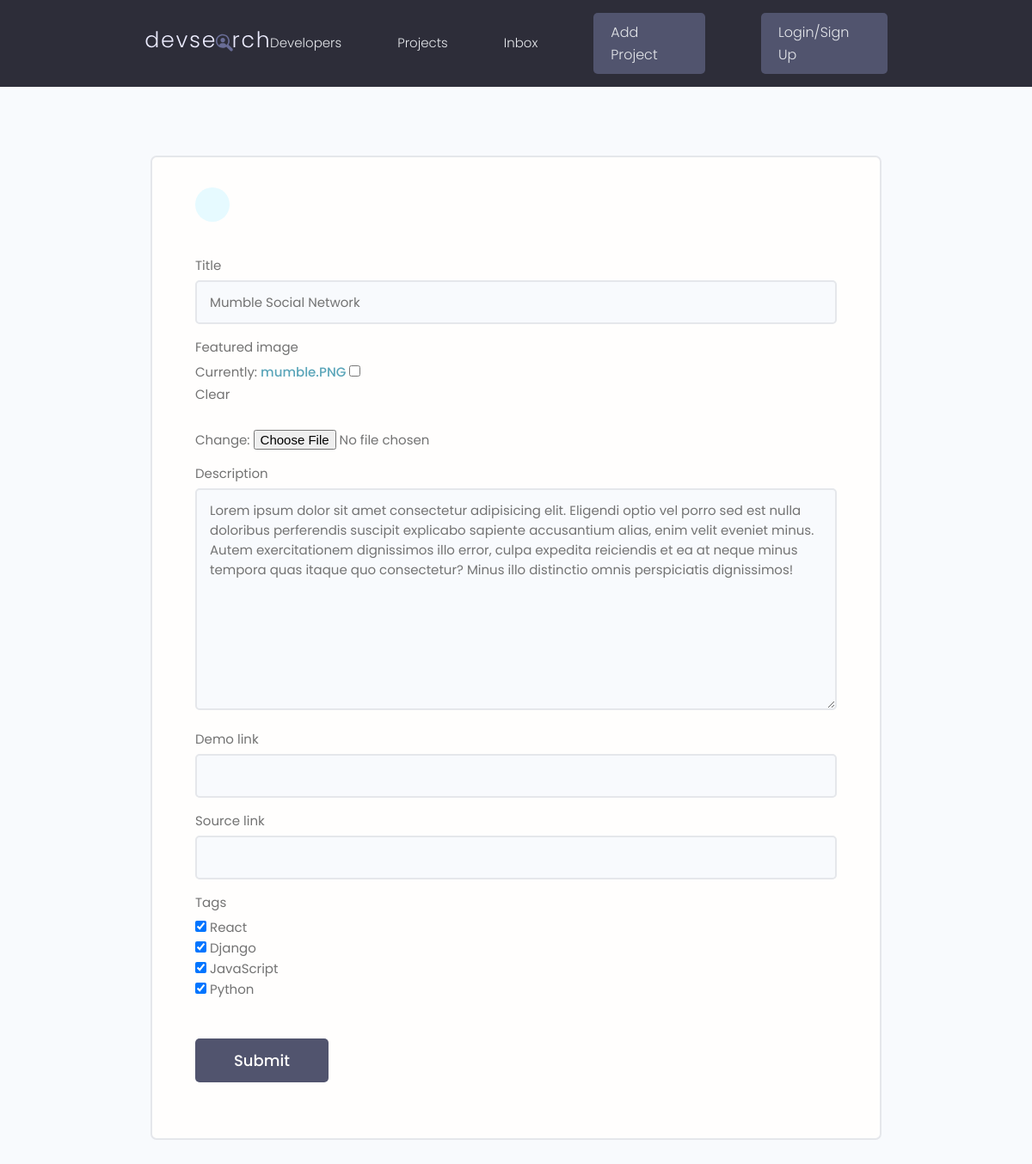
The page /projects/update-project/65fcefb4e48c4796a42b35b5fd3bd181 on the database as committed earlier.
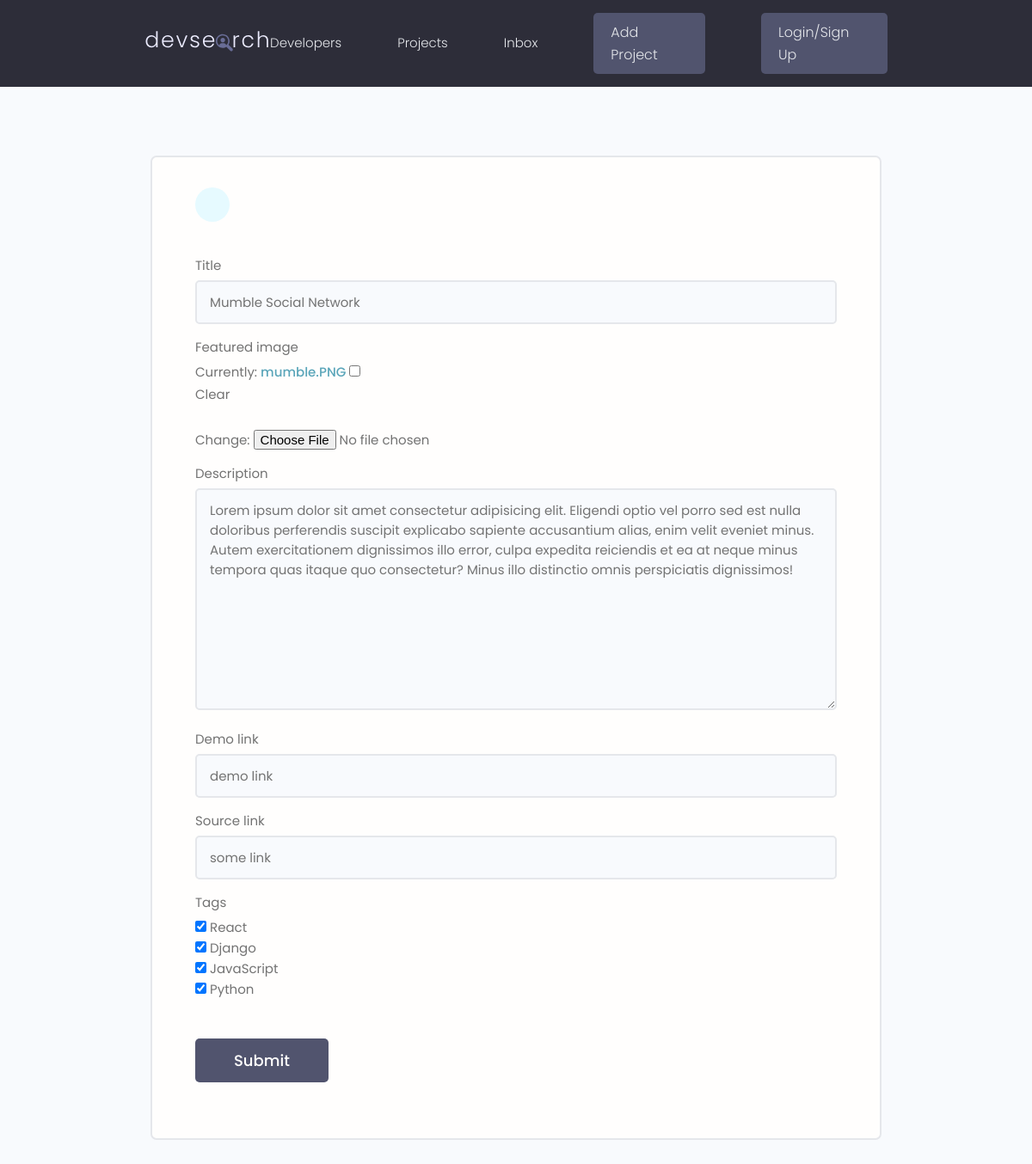
The same page on the database as committed later.
### projects/models.py (models this page shows, shortened)
class Project(models.Model):
    owner = models.ForeignKey(Profile, on_delete=models.SET_NULL, null=True, blank=True)
    title = models.CharField(max_length=200)
    description = models.TextField(null=True, blank=True)
    featured_image = models.ImageField(null=True, blank=True, default="default.jpg")
    demo_link = models.CharField(max_length=2000, null=True, blank=True)
    source_link = models.CharField(max_length=2000, null=True, blank=True)
    tags = models.ManyToManyField("Tag", blank=True)
    vote_total = models.IntegerField(default=0, null=True, blank=True)
    vote_ratio = models.IntegerField(default=0, null=True, blank=True)
    created = models.DateTimeField(auto_now_add=True)
    id = models.UUIDField(
        default=uuid.uuid4, unique=True, primary_key=True, editable=False
    )

### projects/views.py (the view)
# urls.py: path("update-project/<str:pk>", views.update_project, name="update project"),
def update_project(request, pk):
    project = Project.objects.get(id=pk)
    form = ProjectForm(instance=project)
    if request.method == "POST":
        form = ProjectForm(request.POST, request.FILES, instance=project)
        if form.is_valid():
            form.save()
            return redirect("projects")
    context = {"form": form}
    return render(request, "projects/project_form.html", context)

### projects/forms.py
class ProjectForm(ModelForm):
    class Meta:
        model = Project
        fields = [
            "title",
            "featured_image",
            "description",
            "demo_link",
            "source_link",
            "tags",
        ]
        widgets = {
            "tags": forms.CheckboxSelectMultiple(),
        }
    def __init__(self, *args, **kwargs):
        super(ProjectForm, self).__init__(*args, **kwargs)
        for name, field in self.fields.items():
            field.widget.attrs.update({"class": "input"})

### projects/models.py (called while the page is built)
    def __str__(self):
        return self.name

### projects/templates/projects/project_form.html (shortened to what this page needs)
{% extends "main.html" %}
{% block content %}
    <main class="formPage my-xl">
        <div class="content-box">
            <div class="formWrapper">
                <a class="backButton" href="#"></a>
                <br>
                <form class="form" method="POST"  enctype="multipart/form-data">
                    {% for  field in form %}
                    <div class="form__field">
                        <label for="formInput#text">{{ field.label }}</label>
                        {{ field }}
                    </div>
                    {% endfor %}
                    <input class="btn btn--sub btn--lg  my-md" type="submit" value="Submit" />
                </form>
            </div>
        </div>
    </main>
{% endblock content %}

Rows that differ between the two databases and show on the page:
changed Project "Mumble Social Network": demo_link (not shown) → "demo link"; source_link (not shown) → "some link"
